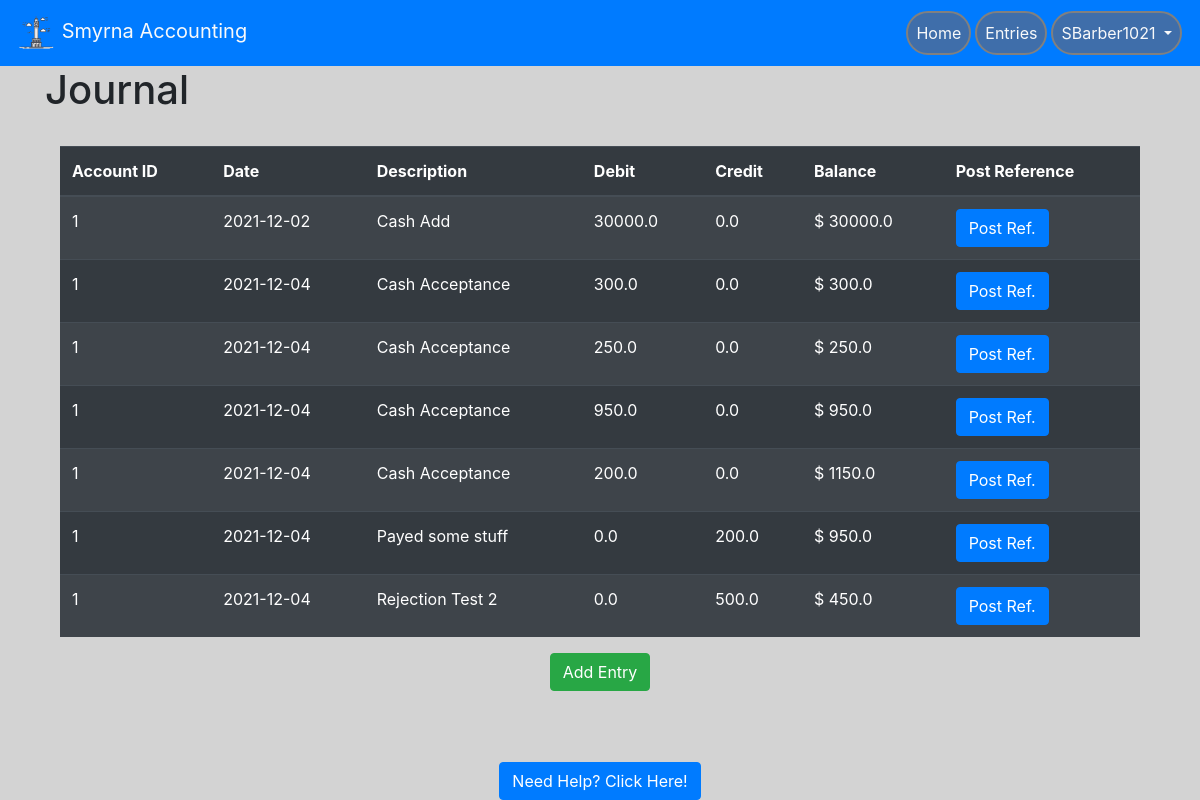
/accountView/1 (signed in), run on an earlier commit of the app's database.
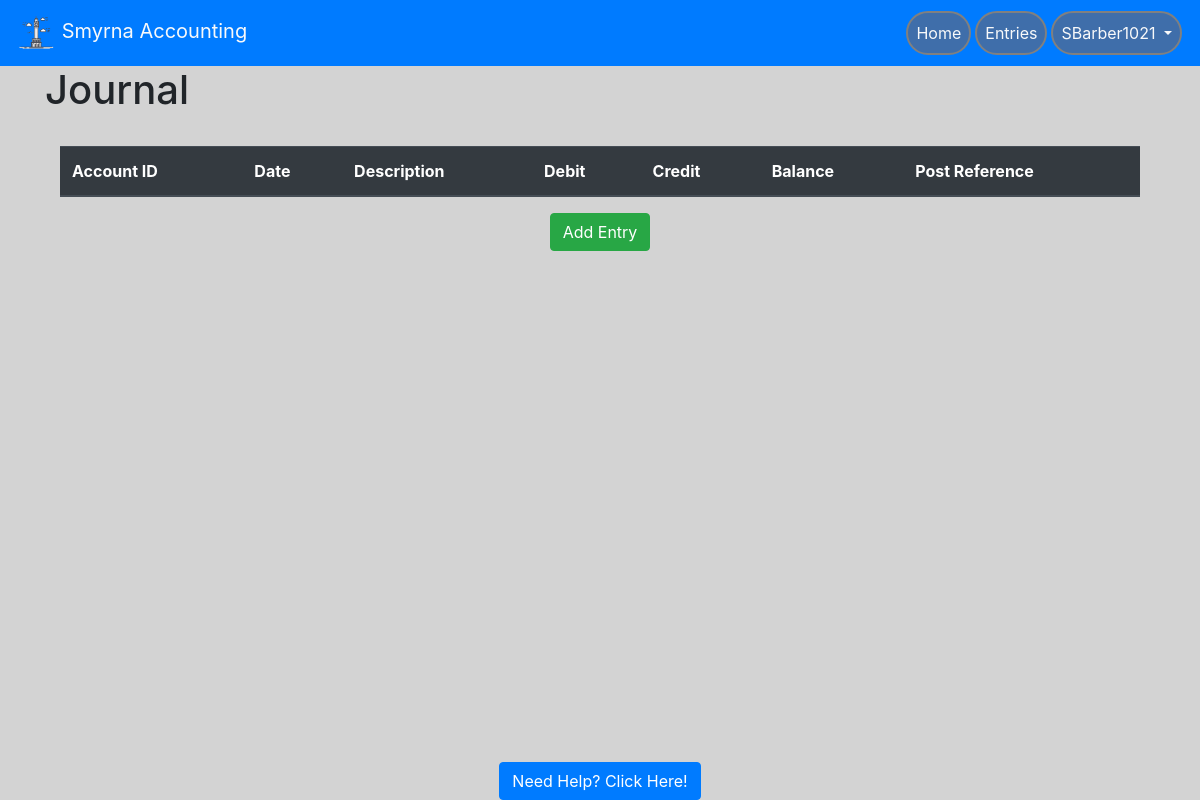
And on a later commit of the database.
### website/models.py (models this page shows, shortened)
class Ledger(db.Model):
    entry_num = db.Column(db.Integer, primary_key=True)
    entry_desc = db.Column(db.String(150))
    entry_date = db.Column(db.Date())
    entry_bal = db.Column(db.Float)
    entry_cred = db.Column(db.Float)
    entry_deb = db.Column(db.Float)
    isApproved = db.Column(db.String(25), nullable=False, default="Pending")
    acc_num = db.Column(db.Integer, db.ForeignKey('account.acc_num'))
    attachment = db.Column(db.BLOB, default=bytes(json.dumps("static/default.pdf"), 'utf8'))
    reject_comment = db.Column(db.String(300), default="N/A")

### website/auth.py (the view, shortened to what this page needs)
@auth.route('/accountView/<id>', methods = ['GET', 'POST'])
@login_required
def view_account(id):
    return render_template('accountView.html', user=current_user, acc_id=id,
                        acc_query=Account.query.join(User).filter(Account.user_id == id),
                        led_query=Ledger.query.join(Account).filter(Ledger.acc_num == id,
                                                                    Ledger.isApproved == 'Approved'),
                        lpc=lpc())

### website/__init__.py (called while the page is built)
def create_app():
    app = Flask(__name__)
    app.config['SECRET_KEY'] = 'this is the secret key'
    app.config['SQLALCHEMY_DATABASE_URI'] = f'sqlite:///{DB_NAME}'
    db.init_app(app)
    app.config['MAIL_SERVER'] = 'smtp.gmail.com'
    app.config['MAIL_PORT'] = 465
    app.config['MAIL_USE_SSL'] = True
    app.config['MAIL_USERNAME'] = 'brandondunson15@gmail.com'
    app.config['MAIL_PASSWORD'] = 'Panopticon0987!@'
    mail.init_app(app)
    from .views import views
    from .auth import auth
    app.register_blueprint(views, url_prefix='/')
    app.register_blueprint(auth, url_prefix='/')
    from .models import User
    create_database(app)
    login_manager = LoginManager()
    login_manager.login_view = 'auth.login'
    login_manager.init_app(app)
    @login_manager.user_loader
    def load_user(id):
        return User.query.get(int(id))
    return app

### website/auth.py (called while the page is built)
def lpc():
    ledger_pending_count = db.session.query(Ledger).filter(Ledger.isApproved == 'Pending').all()
    lpc = len(ledger_pending_count)
    return lpc

### website/templates/accountView.html (shortened to what this page needs)
{% extends "base.html" %}
{%block content%}
    <head>
    <h1>Journal</h1>
    </head>
<br>
<div class="container-fluid" style="height: 400px">
    <table  id="table_id" class="table table-striped table-dark">
        <thead>
          <tr>
            <th scope="col">Account ID</th>
            <th scope="col">Date</th>
            <th scope="col">Description</th>
            <th scope="col">Debit</th>
            <th scope="col">Credit</th>
            <th scope="col">Balance</th>
              <th scope="col">Post Reference</th>
          </tr>
        </thead>
        <tbody style="overflow-y: scroll;">
          {% for ledger in led_query %}
          <tr id="rowz">
            <td>{{ledger.acc_num}}</td>
            <td>{{ledger.entry_date}}</td>
            <td>{{ledger.entry_desc}}</td>
            <td>{{ledger.entry_deb}}</td>
            <td>{{ledger.entry_cred}}</td>
            <td>$ {{ledger.entry_bal}}</td>
            <td><form method="post"><button name="pr" type="submit" class="btn btn-primary" value="{{ ledger.acc_num }}">Post Ref.</button></form></td>
          </tr>
          {% endfor %}
        </tbody>
      </table>
      <div class="text-center">
        <button class="btn btn-success" type="button" data-toggle="modal" data-target="#ledgermodal">Add Entry</button>
      </div>
</div>
{% endblock %}

What changed in the data, as far as the page shows it:
removed Ledger: acc_num "1", entry_date "2021-12-02", entry_desc "Cash Add", entry_deb "30000.0", entry_cred "0.0", entry_bal "30000.0"
removed Ledger: acc_num "1", entry_date "2021-12-04", entry_desc "Cash Acceptance", entry_deb "300.0", entry_cred "0.0", entry_bal "300.0"
removed Ledger: acc_num "1", entry_date "2021-12-04", entry_desc "Cash Acceptance", entry_deb "250.0", entry_cred "0.0", entry_bal "250.0"
removed Ledger: acc_num "1", entry_date "2021-12-04", entry_desc "Cash Acceptance", entry_deb "950.0", entry_cred "0.0", entry_bal "950.0"
removed Ledger: acc_num "1", entry_date "2021-12-04", entry_desc "Cash Acceptance", entry_deb "200.0", entry_cred "0.0", entry_bal "1150.0"
removed Ledger: acc_num "1", entry_date "2021-12-04", entry_desc "Payed some stuff", entry_deb "0.0", entry_cred "200.0", entry_bal "950.0"
removed Ledger: acc_num "1", entry_date "2021-12-04", entry_desc "Rejection Test 2", entry_deb "0.0", entry_cred "500.0", entry_bal "450.0"
